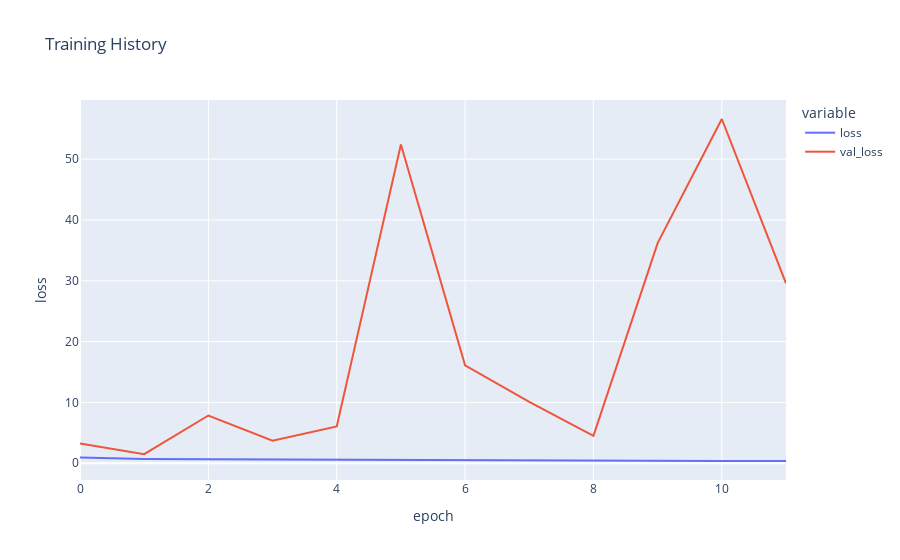

Write notebook code for a chart like this one.
### Code cell
fx = px.line(
    history_gender.history, y=["loss", "val_loss"],
    labels = {'index':'epoch', 'value':'loss'},
    title = 'Training History')
fig.show()

### Figure 1 — Plotly figure (JSON) as saved in the notebook; plotly's stock layout.template omitted (floating-point values rounded to 4 significant figures)
{"data": [{"hovertemplate": "variable=loss<br>epoch=%{x}<br>loss=%{y}<extra></extra>", "legendgroup": "loss", "line": {"color": "#636efa", "dash": "solid"}, "marker": {"symbol": "circle"}, "mode": "lines", "name": "loss", "orientation": "v", "showlegend": true, "type": "scatter", "x": [0, 1, 2, 3, 4, 5, 6, 7, 8, 9, 10, 11], "xaxis": "x", "y": [0.9692, 0.7118, 0.6482, 0.6032, 0.5661, 0.5426, 0.511, 0.4753, 0.4609, 0.432, 0.3939, 0.3745], "yaxis": "y"}, {"hovertemplate": "variable=val_loss<br>epoch=%{x}<br>loss=%{y}<extra></extra>", "legendgroup": "val_loss", "line": {"color": "#EF553B", "dash": "solid"}, "marker": {"symbol": "circle"}, "mode": "lines", "name": "val_loss", "orientation": "v", "showlegend": true, "type": "scatter", "x": [0, 1, 2, 3, 4, 5, 6, 7, 8, 9, 10, 11], "xaxis": "x", "y": [3.253, 1.493, 7.855, 3.722, 6.063, 52.42, 16.1, 10.1, 4.51, 36.2, 56.61, 29.59], "yaxis": "y"}], "layout": {"legend": {"title": {"text": "variable"}, "tracegroupgap": 0}, "title": {"text": "Training History"}, "xaxis": {"anchor": "y", "domain": [0, 1], "title": {"text": "epoch"}}, "yaxis": {"anchor": "x", "domain": [0, 1], "title": {"text": "loss"}}}}
